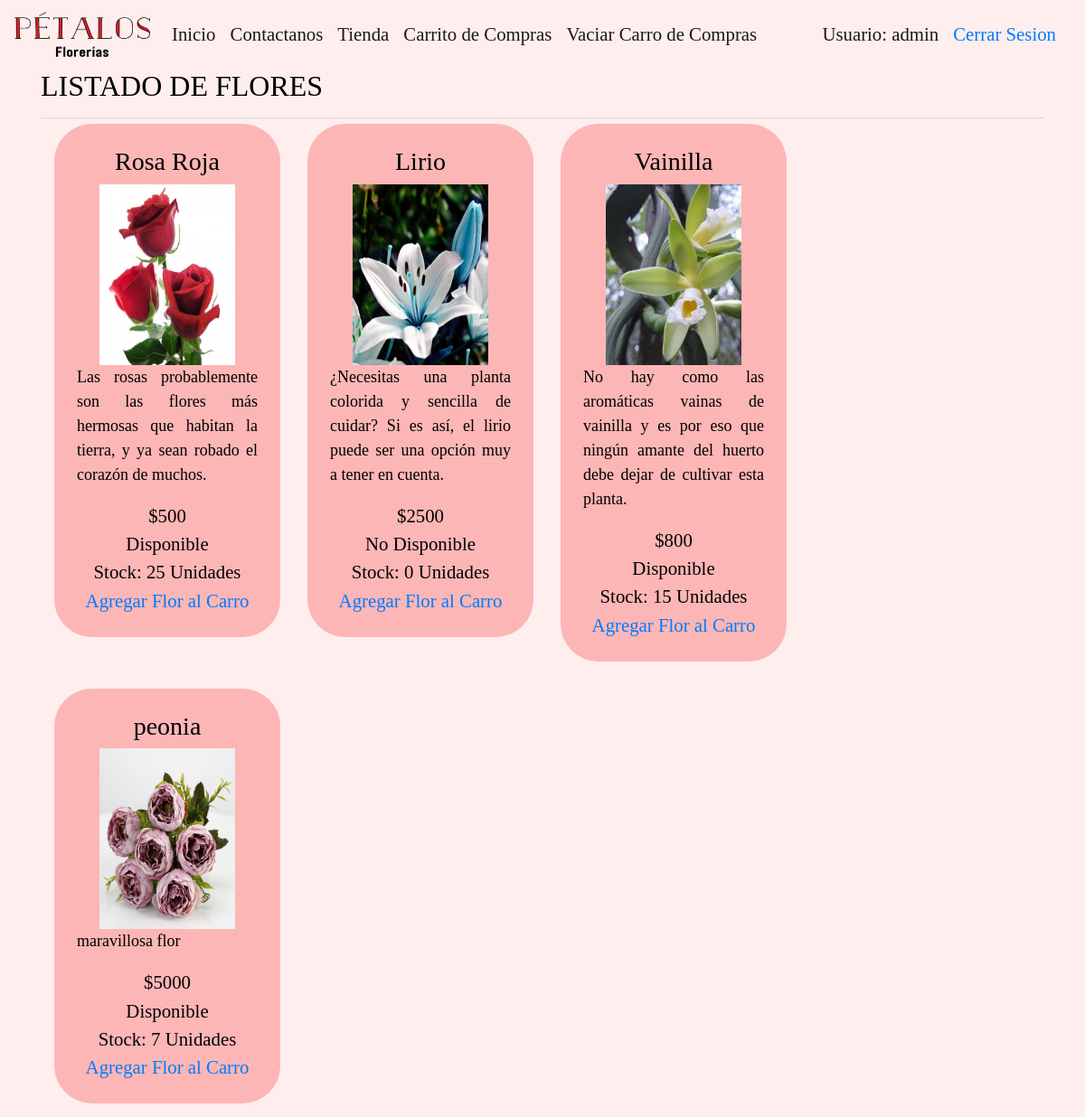
The app's page /tienda/ (signed in) with its own data.
### core/models.py (models this page shows, shortened)
class Flor(models.Model):
    imagen = models.ImageField(null=True, blank=True)
    nombre = models.CharField(max_length=50, primary_key=True)
    valor = models.IntegerField()
    descripcion = models.CharField(max_length=150)
    estado = models.ForeignKey(Estado, on_delete=models.DO_NOTHING)
    stock = models.IntegerField()

class Estado(models.Model):
    nombre_estado = models.CharField(max_length=13)
    def __str__(self):
        return self.nombre_estado

### core/views.py (the view)
# urls.py: path('tienda/', tienda, name="tienda"),
@login_required(login_url='/accounts/login')
def tienda(request):
    flores = Flor.objects.all()
    return render(request, 'core/tienda.html', {'flores':flores})

### core/templates/core/tienda.html (shortened to what this page needs)
{% extends "core/base.html" %}
{% load static%}
{% block contenido %}
<div class="container">
    <h2>LISTADO DE FLORES</h2>
    {% for f in flores %}
    <div class="flor">
        <h3>{{f.nombre}}</h3>
        {% if f.imagen %}
        <img src="{{f.imagen.url}}" width="100" height="100">
        {% endif %}
        <p>
            {{f.descripcion}}
        </p>
        <center>
            ${{f.valor}}
        </center>
        <center>
            {{f.estado}}
        </center>
        <center>
            Stock: {{f.stock}} Unidades
        </center>
        <a href="{% url 'AGREGARCARRITO' f.nombre %}">Agregar Flor al Carro</a>
    </div>
    {% endfor %}
    <hr>
</div>
{% endblock contenido %}

### core/templates/core/base.html (shortened to what this page needs)
<!DOCTYPE html>
<html lang="es">
<head>
    {% load static %}
    <link rel="stylesheet" href="https://stackpath.bootstrapcdn.com/bootstrap/4.4.1/css/bootstrap.min.css"
>
    <link rel="stylesheet" href="{% static 'core/css/style.css' %}">
</head>
<body style="background-color:  rgb(255, 238, 238);">
    <header>
        <nav class="navbar navbar-expand-lg navbar-light" style="background-color: rgb(255, 238, 238);">
            <a class="navbar-brand">
                <img src="{% static 'core/img/logo_floreria.png' %}" width="150" height="50">
            </a>
            <div class="collapse navbar-collapse" id="navbarText">
                <ul class="navbar-nav mr-auto">
                    <li class="nav-item active">
                        <a class="nav-link" href="{% url 'home' %}">Inicio</a>
                    </li>
                    <li class="nav-item active">
                        <a class="nav-link" href="{% url 'contacto' %}">Contactanos</a>
                    </li>
                    <li class="nav-item active">
                        <a class="nav-link" href="{% url 'tienda' %}">Tienda</a>
                    </li>
                    <li class="=nav-item active">
                        <a class="nav-link" href="{% url 'CARRITO' %}">Carrito de Compras</a>
                    </li>
                    <li class="=nav-item active">
                        <a class="nav-link" href="{% url 'VACIARCARRITO' %}">Vaciar Carro de Compras</a>
                    </li>
                </ul>
                {% if user.is_authenticated %}
                    <span class="navbar-text">
                        <a>Usuario: {{ user.username }}</a>
                    </span>
                    <span class="nav-link">
                        <a href="{% url 'logout' %}" style="text-decoration: none;">Cerrar Sesion</a>
                    </span>
                {% endif %}
            </div>
        </nav>
    </header>
    <div id="principal">
        {% block contenido %}
        {% endblock contenido %}
    </div>
</body>
</html>

### core/static/core/css/style.css (style rules this page uses)
* { margin: 0px; padding: 0px; }
body { font-family: 'Times New Roman', Times, serif; color: black; font-size: 130%; }
.flor { background-color: rgb(253, 182, 182); width: 250px; float: left; border-radius: 2em; padding: 25px; text-align: center; margin: 15px; }
.flor img { width: 150px; height: 200px; }
.flor p { font-size: 18px; text-align: justify; }

### records on screen
Flor: nombre "Rosa Roja", imagen (picture), descripcion "Las rosas probablemente son las flores más hermosas que habitan la tierra, y ya sean robado el corazón de muchos.", valor "500", estado "Disponible", stock "25"
Flor: nombre "Lirio", imagen (picture), descripcion "¿Necesitas una planta colorida y sencilla de cuidar? Si es así, el lirio puede ser una opción muy a tener en cuenta.", valor "2500", estado "No Disponible", stock "0"
Flor: nombre "Vainilla", imagen (picture), descripcion "No hay como las aromáticas vainas de vainilla y es por eso que ningún amante del huerto debe dejar de cultivar esta planta.", valor "800", estado "Disponible", stock "15"
Flor: nombre "peonia", imagen (picture), descripcion "maravillosa flor", valor "5000", estado "Disponible", stock "7"

### other values on screen
{{ user.username }} "admin"
